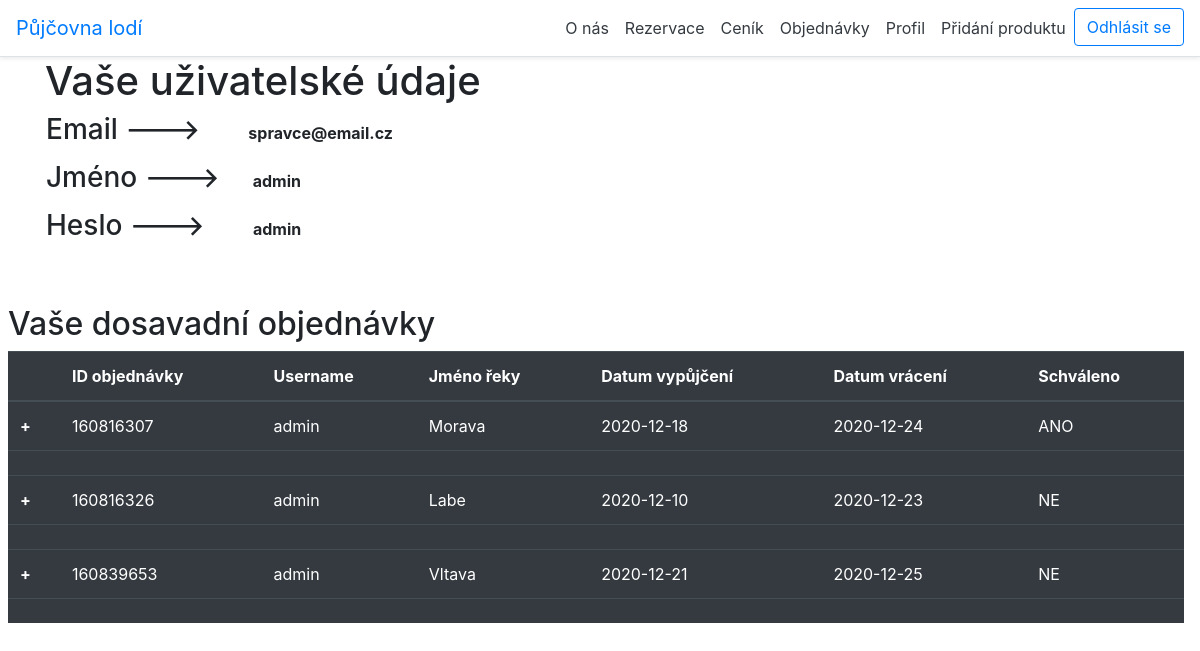
The page /code/index.php?page=profil (signed in) on the database its author committed.
### tables this page shows
CREATE TABLE IF NOT EXISTS `user` (
                                      `id_user` int(11) NOT NULL AUTO_INCREMENT,
                                      `email` varchar(45) NOT NULL,
                                      `username` varchar(45) NOT NULL,
                                      `password` varchar(45) NOT NULL,
                                      `PRAVA_id_prava` int(11) NOT NULL,
                                      PRIMARY KEY (`id_user`),
                                      KEY `fk_USER_PRAVA1_idx` (`PRAVA_id_prava`)
);

CREATE TABLE IF NOT EXISTS `objednavka` (
                                            `id_objednavky` int(11) NOT NULL,
                                            `datum_vytvoreni` date NOT NULL,
                                            `USER_id_user` int(11) NOT NULL,
                                            `REKY_id_reky` int(11) NOT NULL,
                                            `schvalena` tinyint(4) NOT NULL,
                                            `datum_vraceni` date NOT NULL,
                                            PRIMARY KEY (`id_objednavky`),
                                            KEY `fk_OBJEDNAVKA_USER1_idx` (`USER_id_user`),
                                            KEY `fk_OBJEDNAVKA_REKY1_idx` (`REKY_id_reky`)
);

### code/controller/profilController.class.php (called while the page is built, shortened)
<?php
class profilController implements IController {
	private $db;
	private $user;
	public function __construct() {
		require_once (DIRECTORY_MODELS ."/MyDatabase.class.php");
		$this->db = new MyDatabase();
		require_once (DIRECTORY_MODELS ."/userManage.php");
		$this->user = new userManage();
	}
	public function show(string $pageTitle):string {
		$tplData = [];
		$tplData['title'] = $pageTitle;
		$tplData['userLogged'] = $this->user->isUserLogged();
		if($tplData['userLogged']){
			$user = $this->user->getLoggedUserData();
			$tplData['pravo'] = $user['PRAVA_id_prava'];
			$tplData['username'] = $user['username'];
			$tplData['email'] = $user['email'];
			$tplData['password'] = $user['password'];
		} else {
			$tplData['pravo'] = null;
		}
		$objednavky = $this->db->getExactObjByUserId($user['id_user']);
		foreach ($objednavky as $key => $objednavka){
			$objednavky[$key]['REKY_id_reky'] = $this->db->getExactRekaById($objednavka['REKY_id_reky'])['nazev'];
			$objednavky[$key]['USER_id_user'] = $this->db->getExactUserById($objednavka['USER_id_user'])['username'];
			$exactlode = $this->db->getAllLodeByIdObjednavky($objednavka['id_objednavky']);
			$exactPrislu = $this->db->getAllPrisluByIdObjednavky($objednavka['id_objednavky']);
			foreach ($exactlode as $keySecond => $exactLod){
				$exactlode[$keySecond]['LODE_id_lod'] = $this->db->getExactLodById($exactLod['LODE_id_lod'])['typ_lode'];
			}
			foreach ($exactPrislu as $keyThird => $exactPrislusenstvi){
				$exactPrislu[$keyThird]['PRISLUSENSTVI_id_prislusenstvi'] = $this->db->getExactPrisluById($exactPrislusenstvi['PRISLUSENSTVI_id_prislusenstvi'])['nazev_prislusen'];
			}
			$tplData["lode".$objednavka["id_objednavky"]] = $exactlode;
			$tplData["prislu".$objednavka["id_objednavky"]] = $exactPrislu;
			if ($objednavka['schvalena'] == 0){
				$objednavky[$key]['schvalena'] = "NE";
			} else {
				$objednavky[$key]['schvalena'] = "ANO";
			}
		}
		$tplData['exactUserObj'] = $objednavky;
		require(DIRECTORY_VIEWS ."/profil.php");
		$obsah = ob_get_clean();
		return $obsah;
	}
}
?>

### code/index.php (called while the page is built, shortened)
<?php
$app = new ApplicationStart();
$app->appStart();
?>

### code/model/MyDatabase.class.php (called while the page is built, shortened)
<?php
class MyDatabase {
    private $pdo;
    public function __construct(){
        $this->pdo = new PDO("mysql:host=".DB_SERVER.";dbname=".DB_NAME, DB_USER, DB_PASS);
        $this->pdo->exec("set names utf8");
    }
    private function executeQuery(string $dotaz): ?PDOStatement
    {
        $res = $this->pdo->query($dotaz);
        if ($res) {
            return $res;
        } else {
            $error = $this->pdo->errorInfo();
            echo $error[2];
            return null;
        }
    }
    public function selectFromTable(string $tableName, string $whereStatement = "", string $orderByStatement = ""):array {
        $q = "SELECT * FROM ".$tableName
            .(($whereStatement == "") ? "" : " WHERE $whereStatement")
            .(($orderByStatement == "") ? "" : " ORDER BY $orderByStatement");
        $obj = $this->executeQuery($q);
        return $obj->fetchAll();
    }
    public function getExactRekaById(int $id): array
    {
        $reka = $this->selectFromTable(TABLE_REKY, "id_reky='$id'");
        return $reka[0];
    }
    public function getExactUserById(int $id): array
    {
        $user = $this->selectFromTable(TABLE_USER, "id_user='$id'");
        return $user[0];
    }
    public function getAllLodeByIdObjednavky(int $idObjednavky): array
    {
        $lode = $this->selectFromTable(TABLE_OBJEDNAVKA_LODE,"OBJEDNAVKA_id_objednavky='$idObjednavky'");
        return $lode;
    }
    public function getExactLodById(int $id): array
    {
        $lod = $this->selectFromTable(TABLE_LODE, "id_lod='$id'");
        return $lod[0];
    }
    public function getAllPrisluByIdObjednavky(int $idObjednavky): array
    {
        $prislu = $this->selectFromTable(TABLE_POMOCNA_PRISLUSENSTVI,"OBJEDNAVKA_id_objednavky='$idObjednavky'");
        return $prislu;
    }
    public function getExactPrisluById(int $id): array
    {
        $prislu = $this->selectFromTable(TABLE_PRISLUSENSTVI, "id_prislusenstvi='$id'");
        return $prislu[0];
    }
    public function getExactObjByUserId(int $idUser): array
    {
        $obj = $this->selectFromTable(TABLE_OBJEDNAVKA, "USER_id_user='$idUser'");
        return $obj;
    }
}
?>

### code/model/userManage.php (called while the page is built, shortened)
<?php
class userManage
{
    private $userSessionKey = "current_user_id";
    private $db;
    public function __construct(){
        require_once("MyDatabase.class.php");
        $this->db = new MyDatabase();
    }
    public function isUserLogged(): bool
    {
        return isset($_SESSION[$this->userSessionKey]);
    }
    public function getLoggedUserData(){
        if($this->isUserLogged()){
            $userId = $_SESSION[$this->userSessionKey];
            if($userId == null) {
                echo "Data o uživateli nebyla nalezena, odhlašuji uživatele!";
                $this->userLogout();
                return null;
            } else {
                $userData = $this->db->selectFromTable(TABLE_USER, "id_user=$userId");
                if(empty($userData)){
                    echo "Data o uživateli se nenachází v naší databázi, odhlašuji!";
                    $this->userLogout();
                    return null;
                } else {
                    return $userData[0];
                }
            }
        } else {
            return null;
        }
    }
}

### code/view/profil.php (the view, shortened to what this page needs)
<?php
global $tplData;
require("zakladHTML.class.php");
$tplHeaders = new zakladHTML();
$tplHeaders->createHeader("",$tplData['title']);
?>
<body>
<?php
if (!$tplData['userLogged']) {
	$tplHeaders->createNav($tplData['pravo']);
} else {
	$tplHeaders->createNav($tplData['pravo'], "odhlaseni");
} ?>
<div class="container">
	<h1>Vaše uživatelské údaje</h1>
	<div class="row pl-3">
		<h3>Email  ---> </h3> <p class="pt-2 pl-5"><b><?php echo $tplData['email']?> </b></p>
	</div>
	<div class="row pl-3">
		<h3>Jméno  ---> </h3> <p class="pt-2 pl-4">&nbsp;&nbsp;<b><?php echo $tplData['username']?> </b></p>
	</div>
	<div class="row pl-3">
		<h3>Heslo  ---> </h3> <p class="pt-2 pl-5"><b><?php echo $tplData['password']?> </b></p>
	</div>
	<br>
	<br>
</div>
<h2 class="pl-2">Vaše dosavadní objednávky</h2>
<table class="table table-dark table-hover ml-2" style="width: 98%">
	<thead>
	<tr>
		<th></th>
		<th>ID objednávky</th>
		<th>Username</th>
		<th>Jméno řeky</th>
		<th>Datum vypůjčení</th>
		<th>Datum vrácení</th>
		<th>Schváleno</th>
	</tr>
	</thead>
	<tbody>
	<?php
	$objednavky = $tplData['exactUserObj'];
	foreach ($objednavky as $objednavka){?>
		<tr>
			<td><b>+</b></td>
			<td><?php echo $objednavka["id_objednavky"];?></td>
			<td><?php echo $objednavka["USER_id_user"];?></td>
			<td><?php echo $objednavka["REKY_id_reky"];?></td>
			<td><?php echo $objednavka["datum_vytvoreni"];?></td>
			<td><?php echo $objednavka["datum_vraceni"];?></td>
			<td><?php echo $objednavka["schvalena"];?></td>
		</tr>
		<tr class="hide-n-seek">
			<td colspan="8">
			</td>
		</tr>
	<?php } ?>
	</tbody>
</table>
</body>

### rows shown on the page
user: email "spravce@email.cz", username "admin", password "admin"
objednavka: id_objednavky "160816307", USER_id_user "admin", REKY_id_reky "Morava", datum_vytvoreni "2020-12-18", datum_vraceni "2020-12-24", schvalena "ANO"
objednavka: id_objednavky "160816326", USER_id_user "admin", REKY_id_reky "Labe", datum_vytvoreni "2020-12-10", datum_vraceni "2020-12-23", schvalena "NE"
objednavka: id_objednavky "160839653", USER_id_user "admin", REKY_id_reky "Vltava", datum_vytvoreni "2020-12-21", datum_vraceni "2020-12-25", schvalena "NE"
